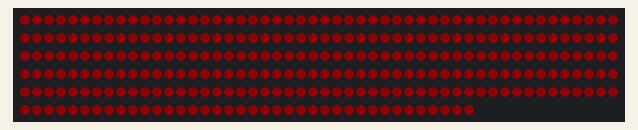
Simulated run of this program. Board: Raspberry Pi (BCM pin numbers). Shown: 288 RGB LEDs in strip order, left to right, continuing on the next row. Dim RGB values are drawn brighter than linear; what the program prints to the terminal is not drawn.

Above: at 0.46 s.
At 4.39 s:
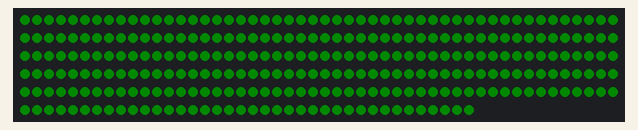
At 7.73 s:
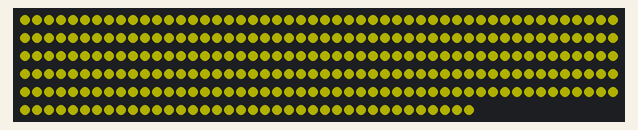
At 11.06 s:
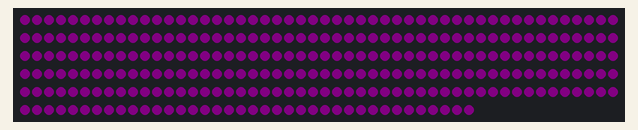
At 15.29 s:
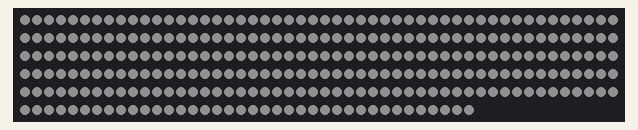
At 21.64 s:
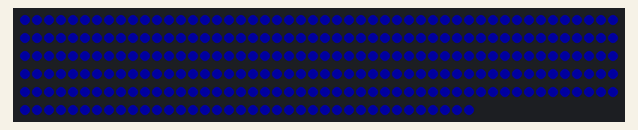

The program:

rainbow.py
```python
import time
from rpi_ws281x import PixelStrip, Color

LED_COUNT = 288       # number of LED pixels.
LED_PIN = 21          # GPIO pin connected to the pixels (18 uses PWM!).
LED_FREQ_HZ = 800000  # LED signal frequency in hertz (usually 800khz)
LED_DMA = 10          # DMA channel to use for generating signal (try 10)
LED_BRIGHTNESS = 64  # Set to 0 for darkest and 255 for brightest
LED_INVERT = False    # True to invert the signal (when using NPN transistor level shift)
LED_CHANNEL = 0       # set to '1' for GPIOs 13, 19, 41, 45 or 53

colors = [
    [1, 0, 0],
    [0, 1, 0],
    [0, 0, 1],
    [1, 1, 0],
    [1, 0, 1],
    [0, 1, 1],
    [1, 1, 1]
]

if __name__ == '__main__':
    strip = PixelStrip(LED_COUNT, LED_PIN, LED_FREQ_HZ, LED_DMA, LED_INVERT, LED_BRIGHTNESS, LED_CHANNEL)
    strip.begin()

    print("Press Ctrl-C to quit.")
    try:
        while True:
            for i in range(0, len(colors)):
                for j in range(0, 510, 5):
                    c = 255 - abs(j - 255)
                    for k in range(0, LED_COUNT):
                        r = c if colors[i][0] else 0
                        g = c if colors[i][1] else 0
                        b = c if colors[i][2] else 0
                        strip.setPixelColor(k, Color(r, g, b))
                    strip.show()
                    time.sleep(0.01)

    except KeyboardInterrupt:
        for i in range(0, LED_COUNT):
            strip.setPixelColor(i, Color(0, 0, 0))
        strip.show()
```
